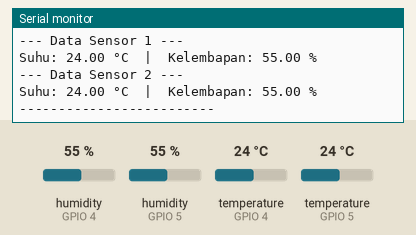
Simulated run of this sketch. Board: ESP32. On the bench: the last lines printed to the serial monitor. The inputs (shaded band) are chosen by the test bench; at power-on: humidity (sensors on GPIO 4, GPIO 5) 55 %, temperature (sensors on GPIO 4, GPIO 5) 24 °C.

Above: at 3.8 s.
3.9 s: humidity (sensor on GPIO 4) set to 22 %
6.7 s: humidity (sensor on GPIO 5) set to 40 %
At 7.9 s:
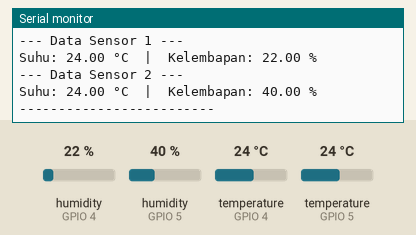
9.5 s: temperature (sensor on GPIO 4) set to 12 °C
12.3 s: temperature (sensor on GPIO 5) set to 12 °C
At 13.9 s:
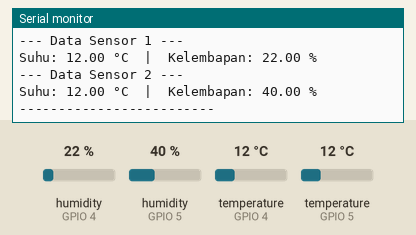
15.1 s: humidity (sensor on GPIO 4) set to 68 %
17.9 s: humidity (sensor on GPIO 5) set to 88 %
At 19.8 s:
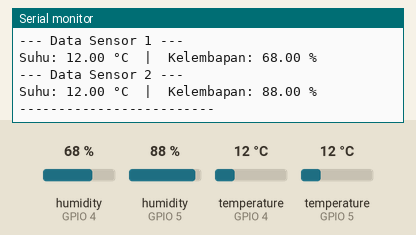
Timing chart, 0 to 21.3 s (numbered marks = the images above; inputs shaded):
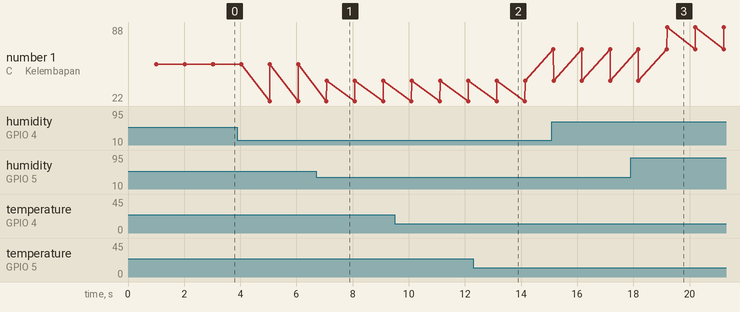

Measured:
- after the input at 6.7 s, the serial monitor: prints a new line after 0.37 s (image 1)
- after the input at 12.3 s, the serial monitor: prints a new line after 0.84 s (image 2)
- after the input at 17.9 s, the serial monitor: prints a new line after 1.3 s (image 3)
- plotted number 1: 55 → 40 after the input at 6.7 s, 40 → 88 after the input at 17.9 s

The sketch:

Kodingan_ESP32.ino
```cpp
#include "DHT.h"

// --- Definisi Sensor Pertama (DHT1) ---
#define DHTPIN_1 4         // Pin data DHT22 pertama dihubungkan ke GPIO4
#define DHTTYPE_1 DHT22    // Tipe sensor DHT22
DHT dht1(DHTPIN_1, DHTTYPE_1);

// --- Definisi Sensor Kedua (DHT2) ---
#define DHTPIN_2 5         // Pin data DHT22 kedua dihubungkan ke GPIO5 (Ganti dengan pin yang Anda gunakan)
#define DHTTYPE_2 DHT22
DHT dht2(DHTPIN_2, DHTTYPE_2);

void setup() {
  Serial.begin(115200);
  Serial.println("Inisialisasi Sensor DHT22 Ganda...");

  // Inisialisasi kedua sensor
  dht1.begin();
  dht2.begin();
}

void loop() {
  // Tunggu sebentar antar pembacaan (DHT22 butuh waktu)
  delay(1000);

  // ------------------------------------
  // --- Pembacaan Sensor Pertama (DHT1) ---
  // ------------------------------------
  float humidity1 = dht1.readHumidity();
  float temperature1 = dht1.readTemperature();  // default Celsius

  // Periksa apakah pembacaan DHT1 gagal
  if (isnan(humidity1) || isnan(temperature1)) {
    Serial.println("Gagal membaca data dari DHT1!");
  } else {
    // Tampilkan data DHT1
    Serial.println("--- Data Sensor 1 ---");
    Serial.print("Suhu: ");
    Serial.print(temperature1);
    Serial.print(" °C  |  Kelembapan: ");
    Serial.print(humidity1);
    Serial.println(" %");
  }

  // ------------------------------------
  // --- Pembacaan Sensor Kedua (DHT2) ---
  // ------------------------------------
  float humidity2 = dht2.readHumidity();
  float temperature2 = dht2.readTemperature();  // default Celsius

  // Periksa apakah pembacaan DHT2 gagal
  if (isnan(humidity2) || isnan(temperature2)) {
    Serial.println("Gagal membaca data dari DHT2!");
  } else {
    // Tampilkan data DHT2
    Serial.println("--- Data Sensor 2 ---");
    Serial.print("Suhu: ");
    Serial.print(temperature2);
    Serial.print(" °C  |  Kelembapan: ");
    Serial.print(humidity2);
    Serial.println(" %");
  }

  Serial.println("-------------------------"); // Pemisah untuk pembacaan berikutnya
}
```
